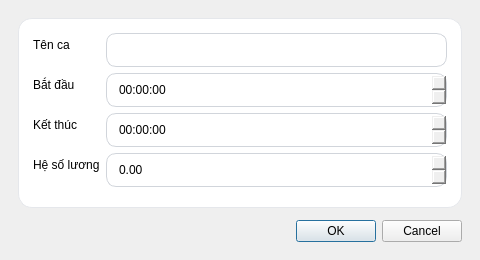
<?xml version="1.0" encoding="UTF-8"?>
<ui version="4.0">
 <class>ShiftDialog</class>
 <widget class="QDialog" name="ShiftDialog">
  <property name="windowTitle">
   <string>Ca làm</string>
  </property>
  <property name="minimumSize">
   <size>
    <width>480</width>
    <height>260</height>
   </size>
  </property>
  <layout class="QVBoxLayout" name="verticalLayout">
   <property name="leftMargin">
    <number>18</number>
   </property>
   <property name="topMargin">
    <number>18</number>
   </property>
   <property name="rightMargin">
    <number>18</number>
   </property>
   <property name="bottomMargin">
    <number>18</number>
   </property>
   <property name="spacing">
    <number>12</number>
   </property>
   <item>
    <widget class="QFrame" name="card">
     <property name="styleSheet">
      <string notr="true">QFrame#card{background:#ffffff;border:1px solid #e5e7eb;border-radius:14px;} QLineEdit, QTimeEdit, QDoubleSpinBox{padding:8px 10px;border:1px solid #d1d5db;border-radius:10px;} QLineEdit:focus, QTimeEdit:focus, QDoubleSpinBox:focus{border:1px solid #4293e6;}</string>
     </property>
     <layout class="QFormLayout" name="formLayout">
      <property name="leftMargin">
       <number>14</number>
      </property>
      <property name="topMargin">
       <number>14</number>
      </property>
      <property name="rightMargin">
       <number>14</number>
      </property>
      <property name="bottomMargin">
       <number>14</number>
      </property>
      <item row="0" column="0">
       <widget class="QLabel" name="labelName">
        <property name="text">
         <string>Tên ca</string>
        </property>
       </widget>
      </item>
      <item row="0" column="1">
       <widget class="QLineEdit" name="lineName"/>
      </item>
      <item row="1" column="0">
       <widget class="QLabel" name="labelStart">
        <property name="text">
         <string>Bắt đầu</string>
        </property>
       </widget>
      </item>
      <item row="1" column="1">
       <widget class="QTimeEdit" name="timeStart"/>
      </item>
      <item row="2" column="0">
       <widget class="QLabel" name="labelEnd">
        <property name="text">
         <string>Kết thúc</string>
        </property>
       </widget>
      </item>
      <item row="2" column="1">
       <widget class="QTimeEdit" name="timeEnd"/>
      </item>
      <item row="3" column="0">
       <widget class="QLabel" name="labelFactor">
        <property name="text">
         <string>Hệ số lương</string>
        </property>
       </widget>
      </item>
      <item row="3" column="1">
       <widget class="QDoubleSpinBox" name="spinSalaryFactor">
        <property name="decimals">
         <number>2</number>
        </property>
        <property name="minimum">
         <double>0.000000000000000</double>
        </property>
        <property name="maximum">
         <double>100.000000000000000</double>
        </property>
        <property name="singleStep">
         <double>0.100000000000000</double>
        </property>
       </widget>
      </item>
     </layout>
    </widget>
   </item>
   <item>
    <widget class="QDialogButtonBox" name="buttonBox">
     <property name="standardButtons">
      <set>QDialogButtonBox::Cancel|QDialogButtonBox::Ok</set>
     </property>
    </widget>
   </item>
  </layout>
 </widget>
 <resources/>
 <connections/>
</ui>
